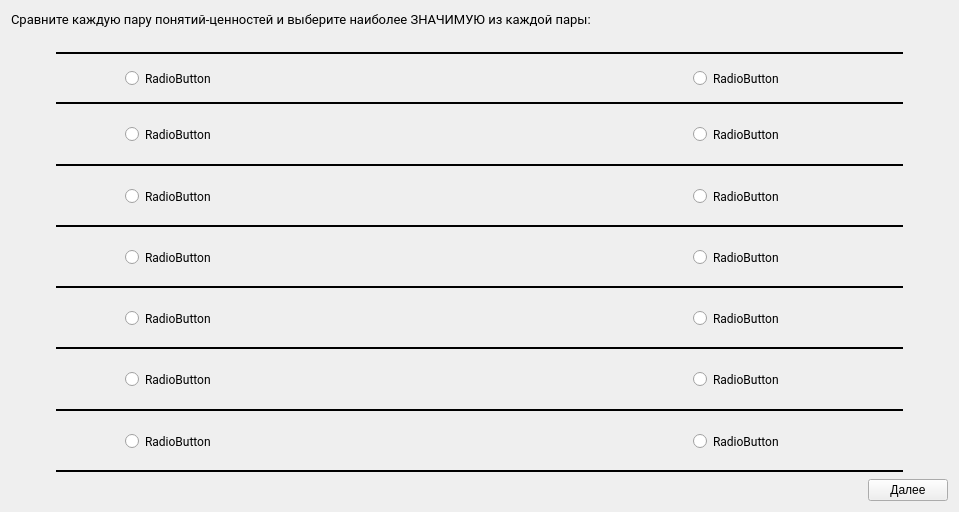
<?xml version="1.0" encoding="UTF-8"?>
<ui version="4.0">
 <class>QuizWindow</class>
 <widget class="QWidget" name="QuizWindow">
  <property name="geometry">
   <rect>
    <x>0</x>
    <y>0</y>
    <width>959</width>
    <height>512</height>
   </rect>
  </property>
  <property name="windowTitle">
   <string>Form</string>
  </property>
  <layout class="QVBoxLayout" name="verticalLayout_9" stretch="0,0,3,0">
   <item>
    <widget class="QLabel" name="label">
     <property name="sizePolicy">
      <sizepolicy hsizetype="Maximum" vsizetype="Maximum">
       <horstretch>0</horstretch>
       <verstretch>0</verstretch>
      </sizepolicy>
     </property>
     <property name="font">
      <font>
       <family>Roboto</family>
       <pointsize>10</pointsize>
      </font>
     </property>
     <property name="text">
      <string>Сравните каждую пару понятий-ценностей и выберите наиболее ЗНАЧИМУЮ из каждой пары:</string>
     </property>
    </widget>
   </item>
   <item>
    <spacer name="verticalSpacer">
     <property name="orientation">
      <enum>Qt::Vertical</enum>
     </property>
     <property name="sizeType">
      <enum>QSizePolicy::Fixed</enum>
     </property>
     <property name="sizeHint" stdset="0">
      <size>
       <width>20</width>
       <height>18</height>
      </size>
     </property>
    </spacer>
   </item>
   <item>
    <layout class="QHBoxLayout" name="horizontalLayout_10">
     <property name="spacing">
      <number>8</number>
     </property>
     <property name="sizeConstraint">
      <enum>QLayout::SetDefaultConstraint</enum>
     </property>
     <item>
      <spacer name="horizontalSpacer_7">
       <property name="orientation">
        <enum>Qt::Horizontal</enum>
       </property>
       <property name="sizeType">
        <enum>QSizePolicy::Preferred</enum>
       </property>
       <property name="sizeHint" stdset="0">
        <size>
         <width>45</width>
         <height>98</height>
        </size>
       </property>
      </spacer>
     </item>
     <item>
      <layout class="QHBoxLayout" name="horizontalLayout_8" stretch="0">
       <item>
        <layout class="QVBoxLayout" name="verticalLayout_8">
         <item>
          <layout class="QVBoxLayout" name="verticalLayout">
           <item>
            <widget class="Line" name="line_6">
             <property name="sizePolicy">
              <sizepolicy hsizetype="MinimumExpanding" vsizetype="Fixed">
               <horstretch>0</horstretch>
               <verstretch>0</verstretch>
              </sizepolicy>
             </property>
             <property name="font">
              <font>
               <weight>50</weight>
               <bold>false</bold>
              </font>
             </property>
             <property name="frameShadow">
              <enum>QFrame::Plain</enum>
             </property>
             <property name="lineWidth">
              <number>2</number>
             </property>
             <property name="midLineWidth">
              <number>1</number>
             </property>
             <property name="orientation">
              <enum>Qt::Horizontal</enum>
             </property>
            </widget>
           </item>
           <item>
            <layout class="QHBoxLayout" name="horizontalLayout">
             <item>
              <widget class="QRadioButton" name="LeftPoint1">
               <property name="sizePolicy">
                <sizepolicy hsizetype="Fixed" vsizetype="Minimum">
                 <horstretch>0</horstretch>
                 <verstretch>0</verstretch>
                </sizepolicy>
               </property>
               <property name="font">
                <font>
                 <family>Roboto</family>
                </font>
               </property>
               <property name="text">
                <string>RadioButton</string>
               </property>
               <attribute name="buttonGroup">
                <string notr="true">buttonGroup_1</string>
               </attribute>
              </widget>
             </item>
             <item>
              <spacer name="horizontalSpacer">
               <property name="sizePolicy">
                <sizepolicy hsizetype="Preferred" vsizetype="Minimum">
                 <horstretch>0</horstretch>
                 <verstretch>0</verstretch>
                </sizepolicy>
               </property>
               <property name="orientation">
                <enum>Qt::Horizontal</enum>
               </property>
               <property name="sizeType">
                <enum>QSizePolicy::Preferred</enum>
               </property>
               <property name="sizeHint" stdset="0">
                <size>
                 <width>400</width>
                 <height>20</height>
                </size>
               </property>
              </spacer>
             </item>
             <item>
              <widget class="QRadioButton" name="RightPoint1">
               <property name="sizePolicy">
                <sizepolicy hsizetype="Fixed" vsizetype="Minimum">
                 <horstretch>0</horstretch>
                 <verstretch>0</verstretch>
                </sizepolicy>
               </property>
               <property name="font">
                <font>
                 <family>Roboto</family>
                </font>
               </property>
               <property name="text">
                <string>RadioButton</string>
               </property>
               <attribute name="buttonGroup">
                <string notr="true">buttonGroup_1</string>
               </attribute>
              </widget>
             </item>
             <item>
              <spacer name="horizontalSpacer_11">
               <property name="orientation">
                <enum>Qt::Horizontal</enum>
               </property>
               <property name="sizeType">
                <enum>QSizePolicy::Maximum</enum>
               </property>
               <property name="sizeHint" stdset="0">
                <size>
                 <width>50</width>
                 <height>20</height>
                </size>
               </property>
              </spacer>
             </item>
            </layout>
           </item>
           <item>
            <widget class="Line" name="line">
             <property name="sizePolicy">
              <sizepolicy hsizetype="MinimumExpanding" vsizetype="Fixed">
               <horstretch>0</horstretch>
               <verstretch>0</verstretch>
              </sizepolicy>
             </property>
             <property name="font">
              <font>
               <weight>50</weight>
               <bold>false</bold>
              </font>
             </property>
             <property name="frameShadow">
              <enum>QFrame::Plain</enum>
             </property>
             <property name="lineWidth">
              <number>2</number>
             </property>
             <property name="midLineWidth">
              <number>1</number>
             </property>
             <property name="orientation">
              <enum>Qt::Horizontal</enum>
             </property>
            </widget>
           </item>
          </layout>
         </item>
         <item>
          <layout class="QVBoxLayout" name="verticalLayout_2">
           <item>
            <layout class="QHBoxLayout" name="horizontalLayout_2">
             <item>
              <widget class="QRadioButton" name="LeftPoint2">
               <property name="sizePolicy">
                <sizepolicy hsizetype="Fixed" vsizetype="Minimum">
                 <horstretch>0</horstretch>
                 <verstretch>0</verstretch>
                </sizepolicy>
               </property>
               <property name="font">
                <font>
                 <family>Roboto</family>
                </font>
               </property>
               <property name="text">
                <string>RadioButton</string>
               </property>
               <attribute name="buttonGroup">
                <string notr="true">buttonGroup_2</string>
               </attribute>
              </widget>
             </item>
             <item>
              <spacer name="horizontalSpacer_2">
               <property name="sizePolicy">
                <sizepolicy hsizetype="Preferred" vsizetype="Minimum">
                 <horstretch>0</horstretch>
                 <verstretch>0</verstretch>
                </sizepolicy>
               </property>
               <property name="orientation">
                <enum>Qt::Horizontal</enum>
               </property>
               <property name="sizeType">
                <enum>QSizePolicy::Preferred</enum>
               </property>
               <property name="sizeHint" stdset="0">
                <size>
                 <width>400</width>
                 <height>20</height>
                </size>
               </property>
              </spacer>
             </item>
             <item>
              <widget class="QRadioButton" name="RightPoint2">
               <property name="sizePolicy">
                <sizepolicy hsizetype="Fixed" vsizetype="Minimum">
                 <horstretch>0</horstretch>
                 <verstretch>0</verstretch>
                </sizepolicy>
               </property>
               <property name="font">
                <font>
                 <family>Roboto</family>
                </font>
               </property>
               <property name="text">
                <string>RadioButton</string>
               </property>
               <attribute name="buttonGroup">
                <string notr="true">buttonGroup_2</string>
               </attribute>
              </widget>
             </item>
             <item>
              <spacer name="horizontalSpacer_12">
               <property name="orientation">
                <enum>Qt::Horizontal</enum>
               </property>
               <property name="sizeType">
                <enum>QSizePolicy::Maximum</enum>
               </property>
               <property name="sizeHint" stdset="0">
                <size>
                 <width>50</width>
                 <height>20</height>
                </size>
               </property>
              </spacer>
             </item>
            </layout>
           </item>
           <item>
            <widget class="Line" name="line_2">
             <property name="sizePolicy">
              <sizepolicy hsizetype="MinimumExpanding" vsizetype="Fixed">
               <horstretch>0</horstretch>
               <verstretch>0</verstretch>
              </sizepolicy>
             </property>
             <property name="font">
              <font>
               <weight>50</weight>
               <bold>false</bold>
              </font>
             </property>
             <property name="frameShadow">
              <enum>QFrame::Plain</enum>
             </property>
             <property name="lineWidth">
              <number>2</number>
             </property>
             <property name="midLineWidth">
              <number>1</number>
             </property>
             <property name="orientation">
              <enum>Qt::Horizontal</enum>
             </property>
            </widget>
           </item>
          </layout>
         </item>
         <item>
          <layout class="QVBoxLayout" name="verticalLayout_3">
           <item>
            <layout class="QHBoxLayout" name="horizontalLayout_3">
             <item>
              <widget class="QRadioButton" name="LeftPoint3">
               <property name="sizePolicy">
                <sizepolicy hsizetype="Fixed" vsizetype="Minimum">
                 <horstretch>0</horstretch>
                 <verstretch>0</verstretch>
                </sizepolicy>
               </property>
               <property name="font">
                <font>
                 <family>Roboto</family>
                </font>
               </property>
               <property name="text">
                <string>RadioButton</string>
               </property>
               <attribute name="buttonGroup">
                <string notr="true">buttonGroup_3</string>
               </attribute>
              </widget>
             </item>
             <item>
              <spacer name="horizontalSpacer_3">
               <property name="sizePolicy">
                <sizepolicy hsizetype="Preferred" vsizetype="Minimum">
                 <horstretch>0</horstretch>
                 <verstretch>0</verstretch>
                </sizepolicy>
               </property>
               <property name="orientation">
                <enum>Qt::Horizontal</enum>
               </property>
               <property name="sizeType">
                <enum>QSizePolicy::Preferred</enum>
               </property>
               <property name="sizeHint" stdset="0">
                <size>
                 <width>400</width>
                 <height>20</height>
                </size>
               </property>
              </spacer>
             </item>
             <item>
              <widget class="QRadioButton" name="RightPoint3">
               <property name="sizePolicy">
                <sizepolicy hsizetype="Fixed" vsizetype="Minimum">
                 <horstretch>0</horstretch>
                 <verstretch>0</verstretch>
                </sizepolicy>
               </property>
               <property name="font">
                <font>
                 <family>Roboto</family>
                </font>
               </property>
               <property name="text">
                <string>RadioButton</string>
               </property>
               <attribute name="buttonGroup">
                <string notr="true">buttonGroup_3</string>
               </attribute>
              </widget>
             </item>
             <item>
              <spacer name="horizontalSpacer_13">
               <property name="orientation">
                <enum>Qt::Horizontal</enum>
               </property>
               <property name="sizeType">
                <enum>QSizePolicy::Maximum</enum>
               </property>
               <property name="sizeHint" stdset="0">
                <size>
                 <width>50</width>
                 <height>20</height>
                </size>
               </property>
              </spacer>
             </item>
            </layout>
           </item>
           <item>
            <widget class="Line" name="line_3">
             <property name="sizePolicy">
              <sizepolicy hsizetype="MinimumExpanding" vsizetype="Fixed">
               <horstretch>0</horstretch>
               <verstretch>0</verstretch>
              </sizepolicy>
             </property>
             <property name="font">
              <font>
               <weight>50</weight>
               <bold>false</bold>
              </font>
             </property>
             <property name="frameShadow">
              <enum>QFrame::Plain</enum>
             </property>
             <property name="lineWidth">
              <number>2</number>
             </property>
             <property name="midLineWidth">
              <number>1</number>
             </property>
             <property name="orientation">
              <enum>Qt::Horizontal</enum>
             </property>
            </widget>
           </item>
          </layout>
         </item>
         <item>
          <layout class="QVBoxLayout" name="verticalLayout_4">
           <item>
            <layout class="QHBoxLayout" name="horizontalLayout_4">
             <item>
              <widget class="QRadioButton" name="LeftPoint4">
               <property name="sizePolicy">
                <sizepolicy hsizetype="Fixed" vsizetype="Minimum">
                 <horstretch>0</horstretch>
                 <verstretch>0</verstretch>
                </sizepolicy>
               </property>
               <property name="font">
                <font>
                 <family>Roboto</family>
                </font>
               </property>
               <property name="text">
                <string>RadioButton</string>
               </property>
               <attribute name="buttonGroup">
                <string notr="true">buttonGroup_4</string>
               </attribute>
              </widget>
             </item>
             <item>
              <spacer name="horizontalSpacer_4">
               <property name="sizePolicy">
                <sizepolicy hsizetype="Preferred" vsizetype="Minimum">
                 <horstretch>0</horstretch>
                 <verstretch>0</verstretch>
                </sizepolicy>
               </property>
               <property name="orientation">
                <enum>Qt::Horizontal</enum>
               </property>
               <property name="sizeType">
                <enum>QSizePolicy::Preferred</enum>
               </property>
               <property name="sizeHint" stdset="0">
                <size>
                 <width>400</width>
                 <height>20</height>
                </size>
               </property>
              </spacer>
             </item>
             <item>
              <widget class="QRadioButton" name="RightPoint4">
               <property name="sizePolicy">
                <sizepolicy hsizetype="Fixed" vsizetype="Minimum">
                 <horstretch>0</horstretch>
                 <verstretch>0</verstretch>
                </sizepolicy>
               </property>
               <property name="font">
                <font>
                 <family>Roboto</family>
                </font>
               </property>
               <property name="text">
                <string>RadioButton</string>
               </property>
               <attribute name="buttonGroup">
                <string notr="true">buttonGroup_4</string>
               </attribute>
              </widget>
             </item>
             <item>
              <spacer name="horizontalSpacer_14">
               <property name="orientation">
                <enum>Qt::Horizontal</enum>
               </property>
               <property name="sizeType">
                <enum>QSizePolicy::Maximum</enum>
               </property>
               <property name="sizeHint" stdset="0">
                <size>
                 <width>50</width>
                 <height>20</height>
                </size>
               </property>
              </spacer>
             </item>
            </layout>
           </item>
           <item>
            <widget class="Line" name="line_4">
             <property name="sizePolicy">
              <sizepolicy hsizetype="MinimumExpanding" vsizetype="Fixed">
               <horstretch>0</horstretch>
               <verstretch>0</verstretch>
              </sizepolicy>
             </property>
             <property name="font">
              <font>
               <weight>50</weight>
               <bold>false</bold>
              </font>
             </property>
             <property name="frameShadow">
              <enum>QFrame::Plain</enum>
             </property>
             <property name="lineWidth">
              <number>2</number>
             </property>
             <property name="midLineWidth">
              <number>1</number>
             </property>
             <property name="orientation">
              <enum>Qt::Horizontal</enum>
             </property>
            </widget>
           </item>
          </layout>
         </item>
         <item>
          <layout class="QVBoxLayout" name="verticalLayout_5">
           <item>
            <layout class="QHBoxLayout" name="horizontalLayout_5">
             <item>
              <widget class="QRadioButton" name="LeftPoint5">
               <property name="sizePolicy">
                <sizepolicy hsizetype="Fixed" vsizetype="Minimum">
                 <horstretch>0</horstretch>
                 <verstretch>0</verstretch>
                </sizepolicy>
               </property>
               <property name="font">
                <font>
                 <family>Roboto</family>
                </font>
               </property>
               <property name="text">
                <string>RadioButton</string>
               </property>
               <attribute name="buttonGroup">
                <string notr="true">buttonGroup_5</string>
               </attribute>
              </widget>
             </item>
             <item>
              <spacer name="horizontalSpacer_5">
               <property name="sizePolicy">
                <sizepolicy hsizetype="Preferred" vsizetype="Minimum">
                 <horstretch>0</horstretch>
                 <verstretch>0</verstretch>
                </sizepolicy>
               </property>
               <property name="orientation">
                <enum>Qt::Horizontal</enum>
               </property>
               <property name="sizeType">
                <enum>QSizePolicy::Preferred</enum>
               </property>
               <property name="sizeHint" stdset="0">
                <size>
                 <width>400</width>
                 <height>20</height>
                </size>
               </property>
              </spacer>
             </item>
             <item>
              <widget class="QRadioButton" name="RightPoint5">
               <property name="sizePolicy">
                <sizepolicy hsizetype="Fixed" vsizetype="Minimum">
                 <horstretch>0</horstretch>
                 <verstretch>0</verstretch>
                </sizepolicy>
               </property>
               <property name="font">
                <font>
                 <family>Roboto</family>
                </font>
               </property>
               <property name="text">
                <string>RadioButton</string>
               </property>
               <attribute name="buttonGroup">
                <string notr="true">buttonGroup_5</string>
               </attribute>
              </widget>
             </item>
             <item>
              <spacer name="horizontalSpacer_15">
               <property name="orientation">
                <enum>Qt::Horizontal</enum>
               </property>
               <property name="sizeType">
                <enum>QSizePolicy::Maximum</enum>
               </property>
               <property name="sizeHint" stdset="0">
                <size>
                 <width>50</width>
                 <height>20</height>
                </size>
               </property>
              </spacer>
             </item>
            </layout>
           </item>
           <item>
            <widget class="Line" name="line_5">
             <property name="sizePolicy">
              <sizepolicy hsizetype="MinimumExpanding" vsizetype="Fixed">
               <horstretch>0</horstretch>
               <verstretch>0</verstretch>
              </sizepolicy>
             </property>
             <property name="font">
              <font>
               <weight>50</weight>
               <bold>false</bold>
              </font>
             </property>
             <property name="frameShadow">
              <enum>QFrame::Plain</enum>
             </property>
             <property name="lineWidth">
              <number>2</number>
             </property>
             <property name="midLineWidth">
              <number>1</number>
             </property>
             <property name="orientation">
              <enum>Qt::Horizontal</enum>
             </property>
            </widget>
           </item>
          </layout>
         </item>
         <item>
          <layout class="QVBoxLayout" name="verticalLayout_6">
           <item>
            <layout class="QHBoxLayout" name="horizontalLayout_6">
             <item>
              <widget class="QRadioButton" name="LeftPoint6">
               <property name="sizePolicy">
                <sizepolicy hsizetype="Fixed" vsizetype="Minimum">
                 <horstretch>0</horstretch>
                 <verstretch>0</verstretch>
                </sizepolicy>
               </property>
               <property name="font">
                <font>
                 <family>Roboto</family>
                </font>
               </property>
               <property name="text">
                <string>RadioButton</string>
               </property>
               <attribute name="buttonGroup">
                <string notr="true">buttonGroup_6</string>
               </attribute>
              </widget>
             </item>
             <item>
              <spacer name="horizontalSpacer_9">
               <property name="sizePolicy">
                <sizepolicy hsizetype="Preferred" vsizetype="Minimum">
                 <horstretch>0</horstretch>
                 <verstretch>0</verstretch>
                </sizepolicy>
               </property>
               <property name="orientation">
                <enum>Qt::Horizontal</enum>
               </property>
               <property name="sizeType">
                <enum>QSizePolicy::Preferred</enum>
               </property>
               <property name="sizeHint" stdset="0">
                <size>
                 <width>400</width>
                 <height>20</height>
                </size>
               </property>
              </spacer>
             </item>
             <item>
              <widget class="QRadioButton" name="RightPoint6">
               <property name="sizePolicy">
                <sizepolicy hsizetype="Fixed" vsizetype="Minimum">
                 <horstretch>0</horstretch>
                 <verstretch>0</verstretch>
                </sizepolicy>
               </property>
               <property name="font">
                <font>
                 <family>Roboto</family>
                </font>
               </property>
               <property name="text">
                <string>RadioButton</string>
               </property>
               <attribute name="buttonGroup">
                <string notr="true">buttonGroup_6</string>
               </attribute>
              </widget>
             </item>
             <item>
              <spacer name="horizontalSpacer_16">
               <property name="orientation">
                <enum>Qt::Horizontal</enum>
               </property>
               <property name="sizeType">
                <enum>QSizePolicy::Maximum</enum>
               </property>
               <property name="sizeHint" stdset="0">
                <size>
                 <width>50</width>
                 <height>20</height>
                </size>
               </property>
              </spacer>
             </item>
            </layout>
           </item>
           <item>
            <widget class="Line" name="line_8">
             <property name="sizePolicy">
              <sizepolicy hsizetype="MinimumExpanding" vsizetype="Fixed">
               <horstretch>0</horstretch>
               <verstretch>0</verstretch>
              </sizepolicy>
             </property>
             <property name="font">
              <font>
               <weight>50</weight>
               <bold>false</bold>
              </font>
             </property>
             <property name="frameShadow">
              <enum>QFrame::Plain</enum>
             </property>
             <property name="lineWidth">
              <number>2</number>
             </property>
             <property name="midLineWidth">
              <number>1</number>
             </property>
             <property name="orientation">
              <enum>Qt::Horizontal</enum>
             </property>
            </widget>
           </item>
          </layout>
         </item>
         <item>
          <layout class="QVBoxLayout" name="verticalLayout_7">
           <item>
            <layout class="QHBoxLayout" name="horizontalLayout_7">
             <item>
              <widget class="QRadioButton" name="LeftPoint7">
               <property name="sizePolicy">
                <sizepolicy hsizetype="Fixed" vsizetype="Minimum">
                 <horstretch>0</horstretch>
                 <verstretch>0</verstretch>
                </sizepolicy>
               </property>
               <property name="font">
                <font>
                 <family>Roboto</family>
                </font>
               </property>
               <property name="text">
                <string>RadioButton</string>
               </property>
               <attribute name="buttonGroup">
                <string notr="true">buttonGroup_7</string>
               </attribute>
              </widget>
             </item>
             <item>
              <spacer name="horizontalSpacer_10">
               <property name="sizePolicy">
                <sizepolicy hsizetype="Preferred" vsizetype="Minimum">
                 <horstretch>0</horstretch>
                 <verstretch>0</verstretch>
                </sizepolicy>
               </property>
               <property name="orientation">
                <enum>Qt::Horizontal</enum>
               </property>
               <property name="sizeType">
                <enum>QSizePolicy::Preferred</enum>
               </property>
               <property name="sizeHint" stdset="0">
                <size>
                 <width>400</width>
                 <height>20</height>
                </size>
               </property>
              </spacer>
             </item>
             <item>
              <widget class="QRadioButton" name="RightPoint7">
               <property name="sizePolicy">
                <sizepolicy hsizetype="Fixed" vsizetype="Minimum">
                 <horstretch>0</horstretch>
                 <verstretch>0</verstretch>
                </sizepolicy>
               </property>
               <property name="font">
                <font>
                 <family>Roboto</family>
                </font>
               </property>
               <property name="text">
                <string>RadioButton</string>
               </property>
               <attribute name="buttonGroup">
                <string notr="true">buttonGroup_7</string>
               </attribute>
              </widget>
             </item>
             <item>
              <spacer name="horizontalSpacer_17">
               <property name="orientation">
                <enum>Qt::Horizontal</enum>
               </property>
               <property name="sizeType">
                <enum>QSizePolicy::Maximum</enum>
               </property>
               <property name="sizeHint" stdset="0">
                <size>
                 <width>50</width>
                 <height>20</height>
                </size>
               </property>
              </spacer>
             </item>
            </layout>
           </item>
           <item>
            <widget class="Line" name="line_10">
             <property name="sizePolicy">
              <sizepolicy hsizetype="MinimumExpanding" vsizetype="Fixed">
               <horstretch>0</horstretch>
               <verstretch>0</verstretch>
              </sizepolicy>
             </property>
             <property name="font">
              <font>
               <weight>50</weight>
               <bold>false</bold>
              </font>
             </property>
             <property name="frameShadow">
              <enum>QFrame::Plain</enum>
             </property>
             <property name="lineWidth">
              <number>2</number>
             </property>
             <property name="midLineWidth">
              <number>1</number>
             </property>
             <property name="orientation">
              <enum>Qt::Horizontal</enum>
             </property>
            </widget>
           </item>
          </layout>
         </item>
        </layout>
       </item>
      </layout>
     </item>
     <item>
      <spacer name="horizontalSpacer_8">
       <property name="orientation">
        <enum>Qt::Horizontal</enum>
       </property>
       <property name="sizeType">
        <enum>QSizePolicy::Preferred</enum>
       </property>
       <property name="sizeHint" stdset="0">
        <size>
         <width>45</width>
         <height>98</height>
        </size>
       </property>
      </spacer>
     </item>
    </layout>
   </item>
   <item>
    <layout class="QHBoxLayout" name="horizontalLayout_9">
     <property name="sizeConstraint">
      <enum>QLayout::SetDefaultConstraint</enum>
     </property>
     <item>
      <spacer name="horizontalSpacer_6">
       <property name="orientation">
        <enum>Qt::Horizontal</enum>
       </property>
       <property name="sizeType">
        <enum>QSizePolicy::Expanding</enum>
       </property>
       <property name="sizeHint" stdset="0">
        <size>
         <width>600</width>
         <height>20</height>
        </size>
       </property>
      </spacer>
     </item>
     <item>
      <widget class="QPushButton" name="pushButton">
       <property name="sizePolicy">
        <sizepolicy hsizetype="Fixed" vsizetype="Fixed">
         <horstretch>0</horstretch>
         <verstretch>0</verstretch>
        </sizepolicy>
       </property>
       <property name="text">
        <string>Далее</string>
       </property>
      </widget>
     </item>
    </layout>
   </item>
  </layout>
 </widget>
 <resources/>
 <connections/>
 <buttongroups>
  <buttongroup name="buttonGroup_4"/>
  <buttongroup name="buttonGroup_1"/>
  <buttongroup name="buttonGroup_3"/>
  <buttongroup name="buttonGroup_6"/>
  <buttongroup name="buttonGroup_5"/>
  <buttongroup name="buttonGroup_2"/>
  <buttongroup name="buttonGroup_7"/>
 </buttongroups>
</ui>
